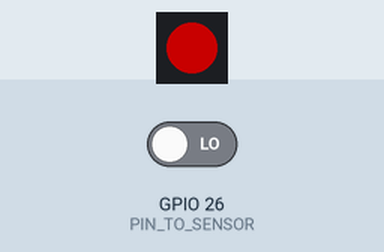
Simulated run of this program. Board: ESP32. On the bench: 1 RGB LEDs in strip order, left to right. Inputs (shaded band) come from the test bench; at power-on: GPIO 26 (PIN_TO_SENSOR) LOW. Dim RGB values are drawn brighter than linear; WiFi joins after 1.5 s; servers stay silent unless stated; EEPROM starts erased; what the program prints to the serial monitor is not drawn.

Above: at 3.3 s.
3.4 s: GPIO 26 (PIN_TO_SENSOR) driven HIGH
At 4.8 s:
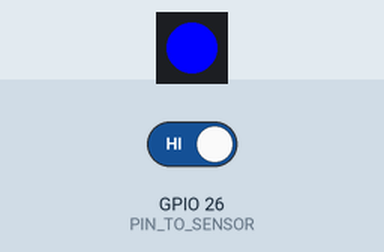
5.1 s: GPIO 26 (PIN_TO_SENSOR) driven LOW
At 6.0 s:
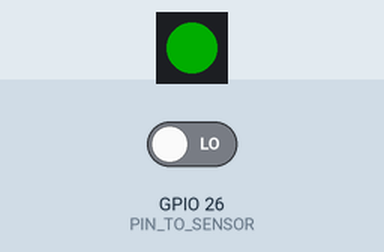
Timing chart, 0 to 8.1 s (numbered marks = the images above; inputs shaded):
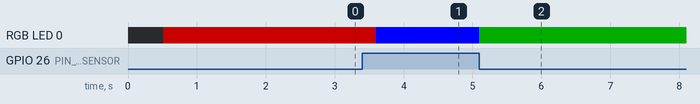

Measured:
- after the input at 3.4 s, RGB LED 0: RGB(100, 0, 0) → RGB(0, 0, 255) after 0.20 s
- after the input at 5.1 s, RGB LED 0: RGB(0, 0, 255) → RGB(0, 50, 0) at once

The program:

main.cpp
```cpp
#include <Arduino.h>
#include <EEPROM.h>
#include <FastLED.h>

#include "WiFi.h"

#define NUM_LEDS 1
#define DATA_PIN_ONBOARD 5
#define PIN_TO_SENSOR 26

#define EEPROM_ADDRESS 0
#define EEPROM_VARIABLE_SIZE 35
#define EEPROM_TOTAL_SIZE 2 * EEPROM_VARIABLE_SIZE

#define SERVER_HOST "192.168.10.230"
#define SERVER_PORT 9432

CRGB leds[NUM_LEDS];
int pinStateCurrent = LOW;   // current state of pin
int pinStatePrevious = LOW;  // previous state of pin

char ssidEeprom[EEPROM_VARIABLE_SIZE] = "NA";
char passwordEeprom[EEPROM_VARIABLE_SIZE] = "NA";

void readWifiSettings() {
    EEPROM.begin(EEPROM_TOTAL_SIZE);
    delay(10);
    EEPROM.readBytes(EEPROM_ADDRESS, ssidEeprom, EEPROM_VARIABLE_SIZE);
    EEPROM.readBytes(EEPROM_ADDRESS + EEPROM_VARIABLE_SIZE, passwordEeprom, EEPROM_VARIABLE_SIZE);
    EEPROM.end();
}

void initWiFi() {
    WiFi.mode(WIFI_STA);
    WiFi.begin(ssidEeprom, passwordEeprom);
    Serial.print("Connecting to WiFi ..");
    while (WiFi.status() != WL_CONNECTED) {
        Serial.print('.');
        delay(500);
        leds[0] = CRGB::Red;
        FastLED.show(100);
        delay(500);
        FastLED.clearData();
    }
    Serial.println(WiFi.localIP());
}

void setup() {
    Serial.begin(921600);
    readWifiSettings();
    pinMode(PIN_TO_SENSOR, INPUT);
    FastLED.addLeds<NEOPIXEL, DATA_PIN_ONBOARD>(leds, NUM_LEDS);  // GRB ordering is assumed
    initWiFi();
    delay(100);
}

void loop() {
    pinStatePrevious = pinStateCurrent;
    pinStateCurrent = digitalRead(PIN_TO_SENSOR);

    if (pinStatePrevious == LOW && pinStateCurrent == HIGH) {  // pin state change: LOW -> HIGH
        Serial.println("Motion detected!");

        WiFiClient client;
        if (!client.connect(SERVER_HOST, SERVER_PORT)) {
            Serial.println("Connection failed.");
            leds[0] = CRGB::Red;
            FastLED.show(100);
            delay(500);
            FastLED.clearData();
        }
        client.write(64);
        leds[0] = CRGB::Blue;
        FastLED.show();
    } else if (pinStatePrevious == HIGH && pinStateCurrent == LOW) {  // pin state change: HIGH -> LOW
        Serial.println("Motion stopped!");
        leds[0] = CRGB::Green;
        FastLED.show(100);
    }
}
```
